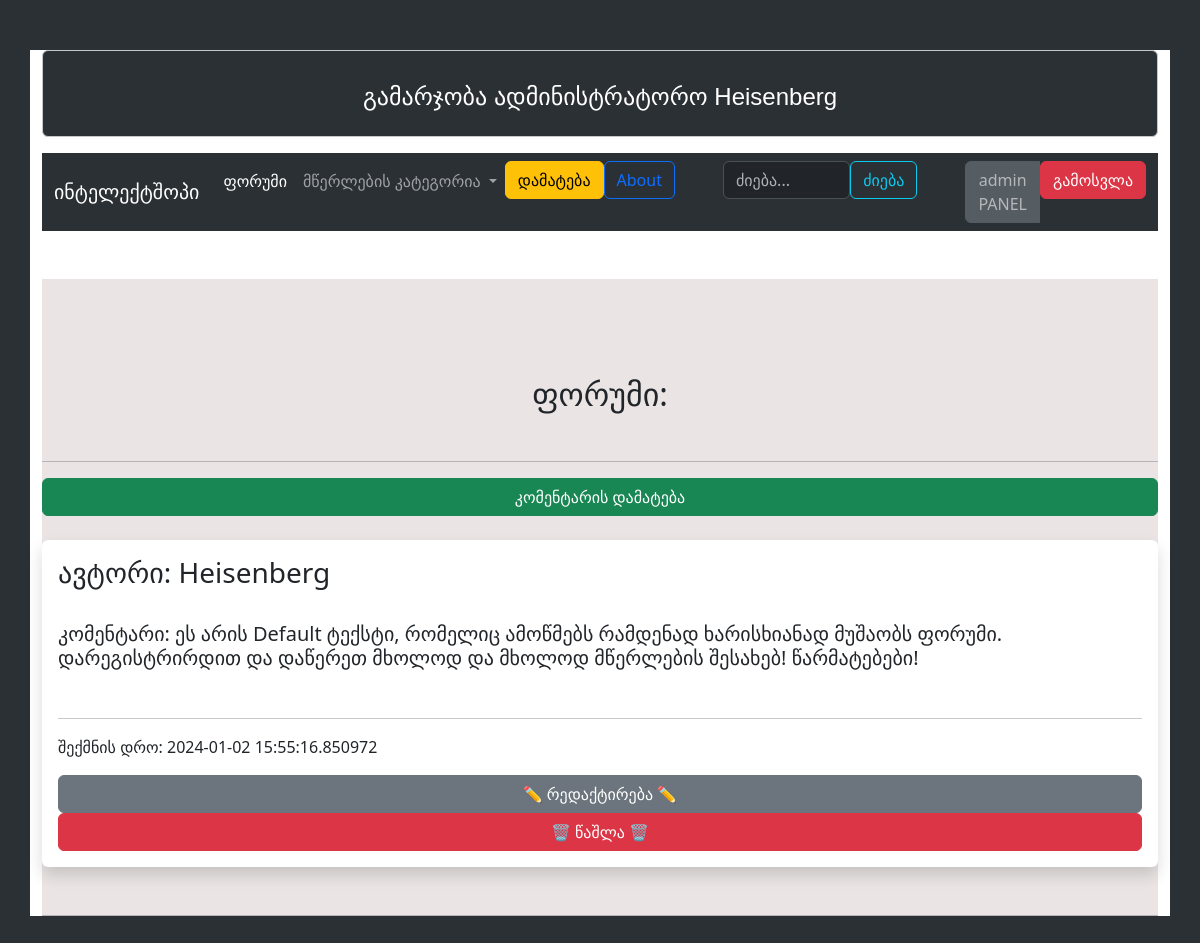
The page /forum (signed in) on the database its author committed.
### models.py (models this page shows, shortened)
class BaseModel:
    def create(self):
        db.session.add(self)
        db.session.commit()

class User(db.Model, BaseModel, UserMixin):
    id = db.Column(db.Integer, primary_key=True)
    username = db.Column(db.String)
    password = db.Column(db.String)
    role = db.Column(db.String)
    comments = db.relationship("Comments", backref = "commenter")

class Comments(db.Model, BaseModel):
    id = db.Column(db.Integer, primary_key=True)
    content = db.Column(db.String)
    date_commented = db.Column(db.DateTime, default = datetime.utcnow)
    commented_id = db.Column(db.Integer, db.ForeignKey("user.id"))

### routes.py (the view)
@app.route("/forum", methods=["GET", "POST"])
@login_required
def forum():
    comments = Comments.query.order_by(Comments.date_commented)
    return render_template("forum.html", comments=comments)

### models.py (called while the page is built)
@login_manager.user_loader
def load_user(user_id):
    return(User.query.get(user_id))

### templates/forum.html (shortened to what this page needs)
{% extends "base.html" %}
{% block siebi %}
  <section id="recommended" class="pt-md-5" style="margin-bottom: 10rem; background: rgb(234, 228, 228);">
    <h2 class="text-md-center my-5">ფორუმი:</h2><hr>
    <a href="/add_comment"><button type="button" class="btn btn-success container">კომენტარის დამატება</button></a><br><br>
        {% for comment in comments %}
        <div class="shadow p-3 mb-5 bg-body rounded">
        <h3>ავტორი: {{comment.commenter.username}}</h3><br>
        <h5>კომენტარი: {{comment.content}}</h5><br><hr>
        <p>შექმნის დრო: {{comment.date_commented}}</p>
        <a href="/edit_comments/{{ comment.id }}" class="btn btn-secondary container">✏️ რედაქტირება ✏️</a></li>
        <a href="/delete_comments/{{ comment.id }}" class="btn btn-danger container">🗑️ წაშლა 🗑️</a></li>
        </div><hr>
        {% endfor %}
  </section>
{% endblock %}

### templates/base.html (shortened to what this page needs)
<!DOCTYPE html>
<html>
<head>
    <link href="/static/main.css" rel="stylesheet">
    <link href="https://cdn.jsdelivr.net/npm/bootstrap@5.3.2/dist/css/bootstrap.min.css" rel="stylesheet"
>
</head>
<body class="container">
<div class="alert alert-secondary container-lg" role="alert" style="background: #2b3035; color: white">
  {% if current_user.role == "admin" %}
    <h1 class="paragraph">გამარჯობა ადმინისტრატორო {{current_user.username}}</h1>
  {% elif current_user.role == "user" %}
  <h1 class="paragraph">სალამი {{current_user.username}}, რისი დათვალიერება გსურთ?</h1>
  {% else %}
  <h1 class="paragraph">მოგესალმებით ინტელექტშოპში, რით შეგვიძლია დაგეხმაროთ?</h1>
  {% endif %}
</div>
<nav class="navbar navbar-expand-lg bg-body-tertiary container" data-bs-theme="dark">
    <div class="container-fluid">
      <a class="navbar-brand" href="/">ინტელექტშოპი</a>
      <div class="collapse navbar-collapse" id="navbarNavDropdown">
        <ul class="navbar-nav">
          <li class="nav-item">
          <li class="nav-item">
            {% if current_user.is_authenticated %}
            <a class="nav-link active" aria-current="page" href="/forum">ფორუმი</a>
            {% else %}
            <a class="nav-link active disabled" aria-current="page" aria-disabled="true" href="#">ფორუმი</a>
            {% endif %}
          <li class="nav-item dropdown">
            <a class="nav-link dropdown-toggle" href="#" role="button" data-bs-toggle="dropdown" aria-expanded="false">
              მწერლების კატეგორია
            </a>
          </li>
          <li class="nav-item">
            <div class="btn-group" role="group" aria-label="Basic outlined example">
              {% if current_user.role=="admin" %}
              <a href="/add_writer"><button type="button" class="btn btn-warning">დამატება</button></a>
              {% endif %}
            </div>
          </li>
          <li class="nav-item">
            <a class="btn btn-outline-primary" href="/about_me">About</a>
          </li>
          <li class="nav-item ms-5">
            <div class="d-flex" role="search">
              {% if current_user.is_authenticated %}
              <input class="form-control" type="search" placeholder="ძიება..." id="searchInput">
              <button class="btn btn-outline-info" type="submit" id="searchButton">ძიება</button>
              {% else %}
              <input class="form-control disabled" type="search" placeholder="ძიება..." id="searchInput" disabled>
              <button class="btn btn-info disabled" type="submit" id="searchButton" disabled>ძიება</button>
              {% endif %}
            </div>
          </li>
          <li class="nav-item">
            <div class="btn-group ms-5" role="group" aria-label="Basic outlined example">
              {% if current_user.is_authenticated %}
              <button type="button" class="btn btn-secondary disabled" disabled>{{current_user.role}} PANEL</button>
              <a href="/logout"><button type="button" class="btn btn-danger">გამოსვლა</button></a>
              {% else %}
              <a href="/registration" class="btn btn-outline-danger">რეგისტრაცია</a>
              <a href="/authorization" class="btn btn-outline-success">ავტორიზაცია</a>
              {% endif %}
            </div>
          </li>
        </ul>
      </div>
    </div>
  </nav>
  {% block siebi %}
  {% endblock %}
</body>
</html>

### static/main.css (style rules this page uses)
html, body { align-self: center; background: #2b3035; }
.alert { margin-top: 50px; background: #2b3035; }
.paragraph { text-align: center; margin-top: 1rem; font-family: sans-serif; font-size: x-large; }
.alert { transition: all 0.5s; }
.navbar { margin-bottom: 3rem; }

### rows shown on the page
User: username "Heisenberg", role "admin"
Comments: commenter.username "Heisenberg", content "ეს არის Default ტექსტი, რომელიც ამოწმებს რამდენად ხარისხიანად მუშაობს ფორუმი. დარეგისტრირდით და დაწერეთ მხოლოდ და მხოლოდ მწერლების შესახებ! წარმატებები!", date_commented "2024-01-02 15:55:16.850972"
